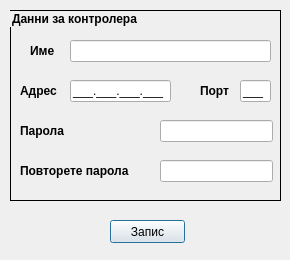
<?xml version="1.0" encoding="UTF-8"?>
<ui version="4.0">
 <class>Dialog</class>
 <widget class="QDialog" name="Dialog">
  <property name="geometry">
   <rect>
    <x>0</x>
    <y>0</y>
    <width>290</width>
    <height>260</height>
   </rect>
  </property>
  <property name="minimumSize">
   <size>
    <width>290</width>
    <height>260</height>
   </size>
  </property>
  <property name="maximumSize">
   <size>
    <width>290</width>
    <height>260</height>
   </size>
  </property>
  <property name="windowTitle">
   <string>Добавяне на контролер</string>
  </property>
  <widget class="QGroupBox" name="groupBox">
   <property name="geometry">
    <rect>
     <x>10</x>
     <y>10</y>
     <width>271</width>
     <height>191</height>
    </rect>
   </property>
   <property name="font">
    <font>
     <weight>75</weight>
     <bold>true</bold>
    </font>
   </property>
   <property name="styleSheet">
    <string notr="true">QGroupBox {border-color: rgb(0, 0, 0);border-style: solid; border-width: 1px;}</string>
   </property>
   <property name="title">
    <string>Данни за контролера</string>
   </property>
   <widget class="QLineEdit" name="lineName">
    <property name="geometry">
     <rect>
      <x>60</x>
      <y>30</y>
      <width>201</width>
      <height>22</height>
     </rect>
    </property>
   </widget>
   <widget class="QLabel" name="label">
    <property name="geometry">
     <rect>
      <x>20</x>
      <y>30</y>
      <width>31</width>
      <height>21</height>
     </rect>
    </property>
    <property name="font">
     <font>
      <weight>75</weight>
      <bold>true</bold>
     </font>
    </property>
    <property name="text">
     <string>Име</string>
    </property>
   </widget>
   <widget class="QLineEdit" name="lineIPAddress">
    <property name="geometry">
     <rect>
      <x>60</x>
      <y>70</y>
      <width>101</width>
      <height>22</height>
     </rect>
    </property>
    <property name="inputMask">
     <string>000.000.000.000;_</string>
    </property>
   </widget>
   <widget class="QLabel" name="label_2">
    <property name="geometry">
     <rect>
      <x>10</x>
      <y>70</y>
      <width>41</width>
      <height>21</height>
     </rect>
    </property>
    <property name="font">
     <font>
      <weight>75</weight>
      <bold>true</bold>
     </font>
    </property>
    <property name="text">
     <string>Адрес</string>
    </property>
   </widget>
   <widget class="QLineEdit" name="linePort">
    <property name="geometry">
     <rect>
      <x>230</x>
      <y>70</y>
      <width>31</width>
      <height>22</height>
     </rect>
    </property>
    <property name="inputMask">
     <string>000;_</string>
    </property>
   </widget>
   <widget class="QLabel" name="label_3">
    <property name="geometry">
     <rect>
      <x>190</x>
      <y>70</y>
      <width>41</width>
      <height>21</height>
     </rect>
    </property>
    <property name="font">
     <font>
      <weight>75</weight>
      <bold>true</bold>
     </font>
    </property>
    <property name="text">
     <string>Порт</string>
    </property>
   </widget>
   <widget class="QLabel" name="label_4">
    <property name="geometry">
     <rect>
      <x>10</x>
      <y>110</y>
      <width>53</width>
      <height>21</height>
     </rect>
    </property>
    <property name="font">
     <font>
      <weight>75</weight>
      <bold>true</bold>
     </font>
    </property>
    <property name="text">
     <string>Парола</string>
    </property>
   </widget>
   <widget class="QLabel" name="label_5">
    <property name="geometry">
     <rect>
      <x>10</x>
      <y>150</y>
      <width>131</width>
      <height>21</height>
     </rect>
    </property>
    <property name="font">
     <font>
      <weight>75</weight>
      <bold>true</bold>
     </font>
    </property>
    <property name="text">
     <string>Повторете парола</string>
    </property>
   </widget>
   <widget class="QLineEdit" name="lineNewPassword">
    <property name="geometry">
     <rect>
      <x>150</x>
      <y>110</y>
      <width>113</width>
      <height>22</height>
     </rect>
    </property>
    <property name="inputMethodHints">
     <set>Qt::ImhHiddenText|Qt::ImhNoAutoUppercase|Qt::ImhNoPredictiveText|Qt::ImhSensitiveData</set>
    </property>
    <property name="echoMode">
     <enum>QLineEdit::Password</enum>
    </property>
   </widget>
   <widget class="QLineEdit" name="lineNewPasswordRepeat">
    <property name="geometry">
     <rect>
      <x>150</x>
      <y>150</y>
      <width>113</width>
      <height>22</height>
     </rect>
    </property>
    <property name="echoMode">
     <enum>QLineEdit::Password</enum>
    </property>
   </widget>
  </widget>
  <widget class="QPushButton" name="btnSave">
   <property name="geometry">
    <rect>
     <x>110</x>
     <y>220</y>
     <width>75</width>
     <height>23</height>
    </rect>
   </property>
   <property name="text">
    <string>Запис</string>
   </property>
  </widget>
 </widget>
 <resources/>
 <connections/>
</ui>
